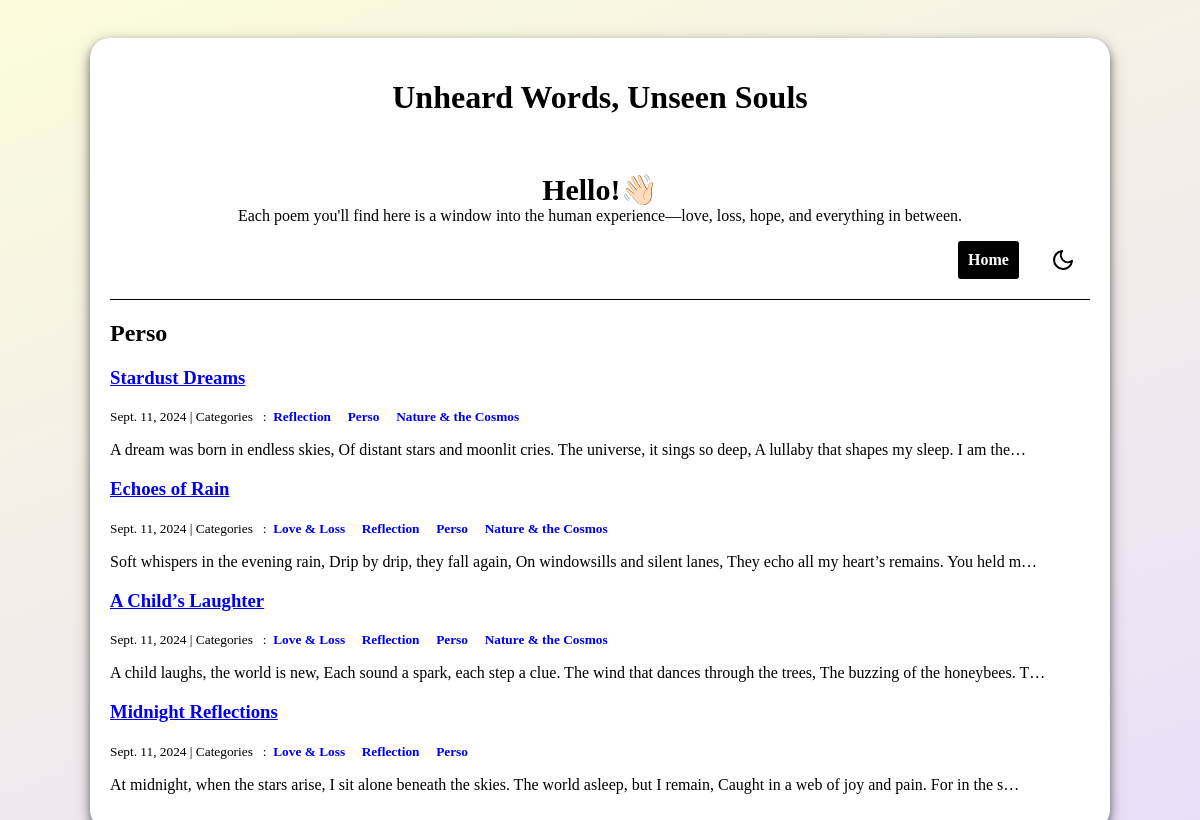
The app's page /category/Perso/ with its own data.
### blog/models.py (models this page shows, shortened)
class Category(models.Model):
    name=models.CharField(max_length=30)
    class Meta:
        verbose_name_plural="categories"

class Post(models.Model):
    title=models.CharField(max_length=255)
    body=models.TextField()
    created_on=models.DateTimeField(auto_now_add=True)
    last_modified=models.DateTimeField(auto_now=True)
    categories=models.ManyToManyField("Category",related_name="posts")

### blog/views.py (the view)
# urls.py: path("category/<category>/", views.blog_category, name="blog_category"),
def blog_category(request,category):
    posts=Post.objects.filter(
        categories__name__contains=category).order_by("-created_on")
    context={
        "category":category,
        "posts":posts,
    }
    return render(request,"blog/category.html",context)

### blog/templates/blog/category.html
{% extends "blog/index.html" %}
{% block page_title %}
<h2>{{ category }}</h2>
{% endblock page_title %}

### blog/templates/blog/index.html (shortened to what this page needs)
{% extends "base.html" %}
 {% block page_content %}
 {% block posts %}
 {% for post in posts %}
 <h3><a href="{% url 'blog_detail' post.pk %}">{{ post.title }} </a></h3>
 <small>
    {{ post.created_on.date}} | Categories &nbsp :&nbsp
    {% for category in post.categories.all %}
    <a href="{% url 'blog_category' category.name %}" style="text-decoration:none; font-weight:bold;">
        {{category.name}} &nbsp&nbsp&nbsp
    </a>
    {% endfor %}
</small>
<p>{{ post.body |truncatechars:150 }}</p>
{% endfor %}
{% endblock posts %}
{% endblock page_content %}

### blog/templates/base.html (style rules this page uses)
:root { --bg-color: #F5F7F8; --text-color: black; --card-bg-color: white; --button-bg-color: black; --button-text-color: white; }
body { background-color: var(--bg-color); color: var(--text-color); display: flex; flex-direction: column; margin-left: 5%; margin-right: 5%; background: linear-gradient(-20deg, #e9defa 0%, #fbfcdb 100%); }

### records on screen
Category: name "Perso"
Post: title "Stardust Dreams", created_on "Sept. 11, 2024", body "A dream was born in endless skies, Of distant stars and moonlit cries. The universe, it sings so deep, A lullaby that shapes my sleep. I am the…"
Category: name "Reflection"
Category: name "Nature & the Cosmos"
Post: title "Echoes of Rain", created_on "Sept. 11, 2024", body "Soft whispers in the evening rain, Drip by drip, they fall again, On windowsills and silent lanes, They echo all my heart’s remains. You held m…"
Category: name "Love & Loss"
Post: title "A Child’s Laughter", created_on "Sept. 11, 2024", body "A child laughs, the world is new, Each sound a spark, each step a clue. The wind that dances through the trees, The buzzing of the honeybees. T…"
Post: title "Midnight Reflections", created_on "Sept. 11, 2024", body "At midnight, when the stars arise, I sit alone beneath the skies. The world asleep, but I remain, Caught in a web of joy and pain. For in the s…"
